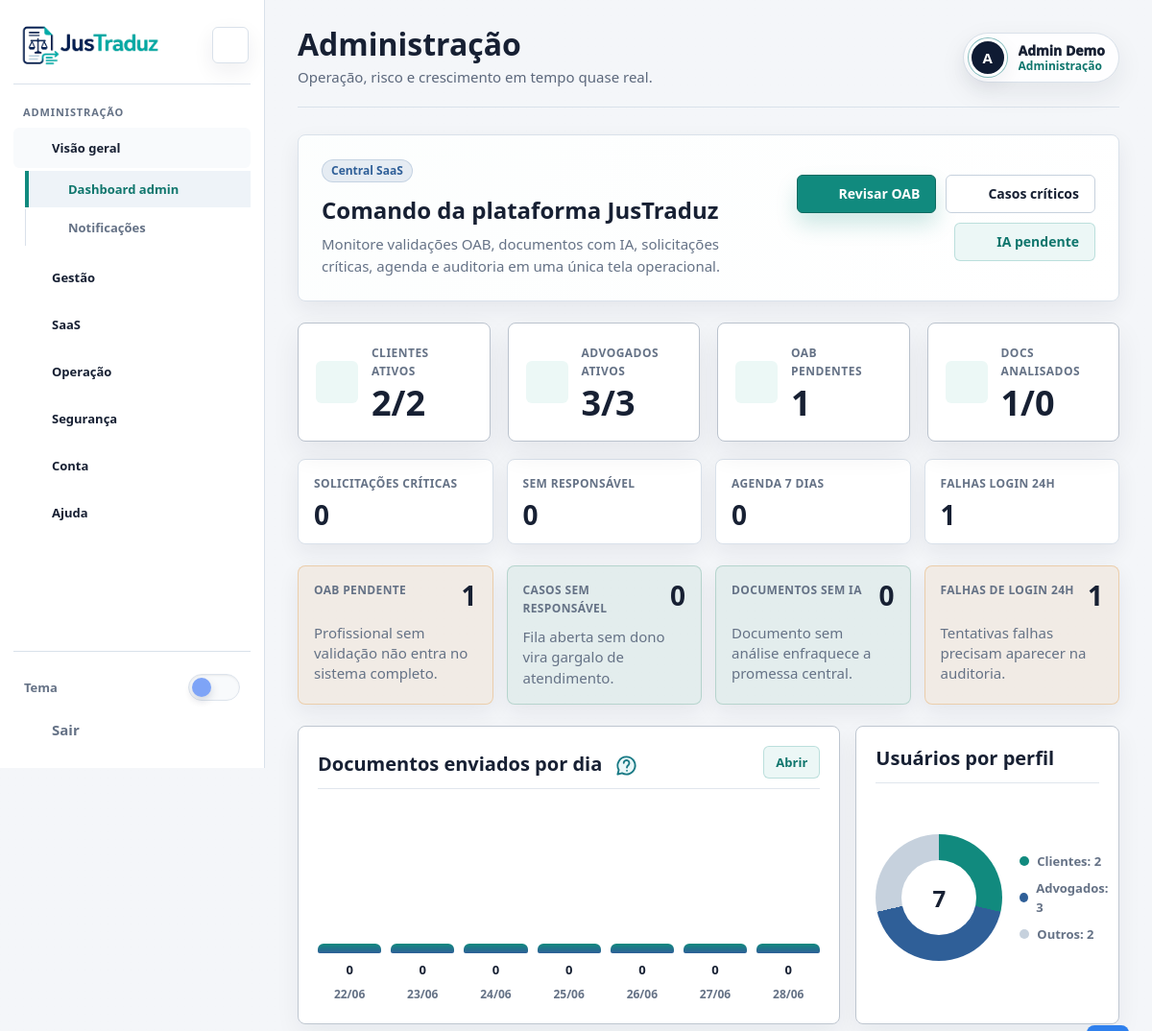
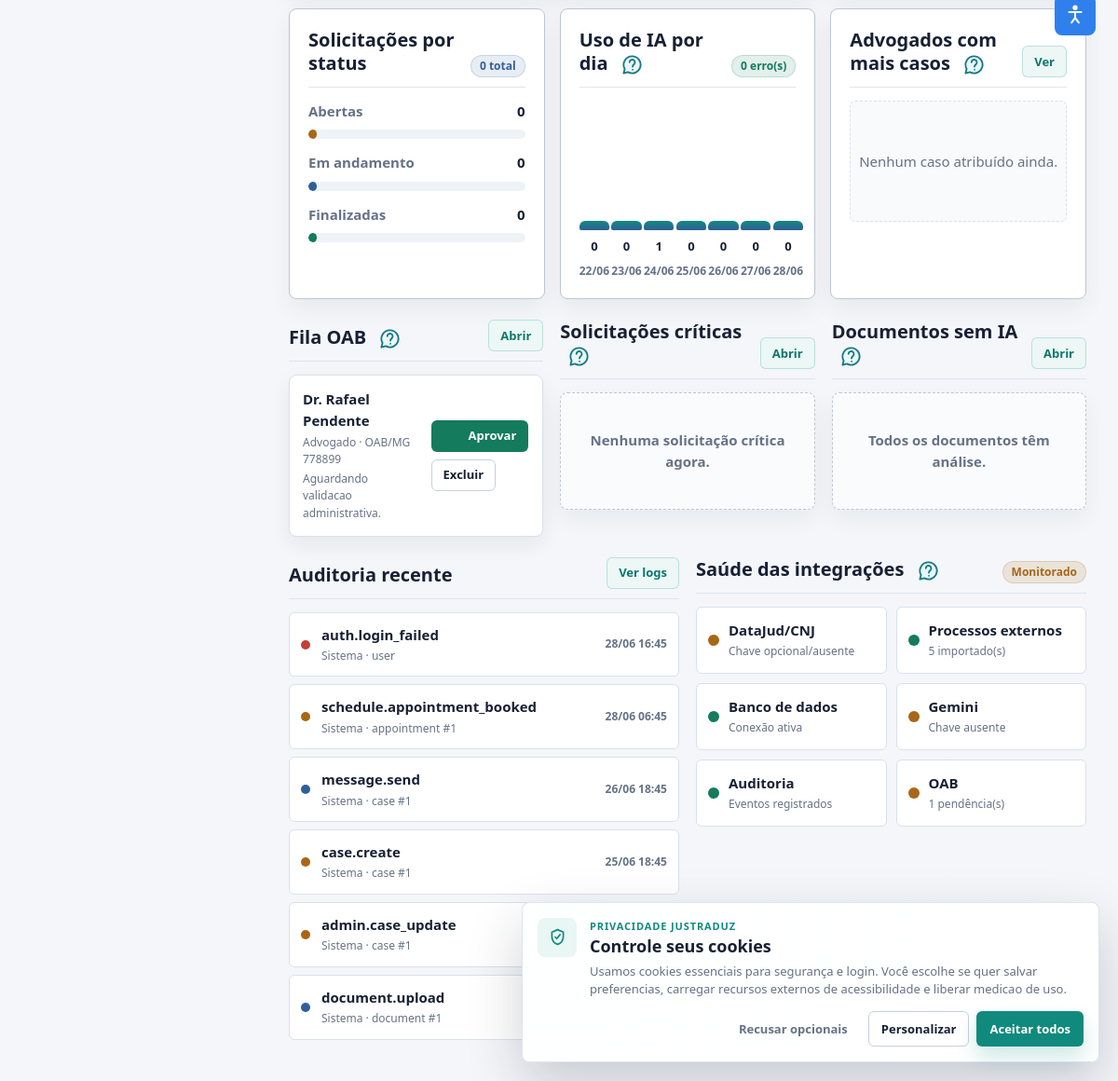
Screenshot of /frontend/admin/dashboard-admin.php (signed in) with the database file from the repository (2 pictures, top to bottom).
### tables this page shows
CREATE TABLE IF NOT EXISTS users (
    id INT AUTO_INCREMENT PRIMARY KEY,
    organization_id INT NULL,
    nome VARCHAR(100) NOT NULL,
    email VARCHAR(100) UNIQUE NOT NULL,
    senha VARCHAR(255) NOT NULL,
    tipo ENUM('cliente', 'advogado', 'admin') NOT NULL,
    
    oab VARCHAR(20),
    oab_uf VARCHAR(10),
    oab_status VARCHAR(50),
    oab_rejection_reason TEXT NULL,
    oab_submitted_at DATETIME NULL,
    oab_validated_at DATETIME NULL,
    oab_validated_by INT NULL,
    oab_parametro TEXT,
    oab_verificado BOOLEAN DEFAULT FALSE,

     
    oab_tipo VARCHAR(50),
    status_cna ENUM('pendente', 'verificado', 'invalido', 'nao_encontrado') DEFAULT 'pendente',
    cna_validado_em DATETIME NULL,
    cna_origem VARCHAR(50) NULL,
    cna_payload_cache TEXT NULL,
    cna_ultimo_erro TEXT NULL,
    cna_tentativas INT DEFAULT 0,
    
    telefone VARCHAR(25),
    cpf VARCHAR(14),
    foto_perfil VARCHAR(255),
    google_sub VARCHAR(255) UNIQUE,
    google_picture VARCHAR(255),
    google_linked_at DATETIME NULL,
    provider VARCHAR(30) NULL,
    profile_completed BOOLEAN DEFAULT TRUE,
    email_verified_at DATETIME NULL,
    deletion_requested_at DATETIME NULL,
    deletion_scheduled_at DATETIME NULL,
    status ENUM('ativo','inativo') DEFAULT 'ativo',
    created_at TIMESTAMP DEFAULT CURRENT_TIMESTAMP,
    updated_at DATETIME NULL DEFAULT NULL ON UPDATE CURRENT_TIMESTAMP,
    INDEX idx_users_tipo_status (tipo, status),
    UNIQUE KEY uniq_users_cpf (cpf),
    INDEX idx_users_oab_status (oab_status),
    INDEX idx_users_organization (organization_id),
    INDEX idx_users_provider (provider),
    INDEX idx_users_google_sub (google_sub),
    INDEX idx_users_deletion_schedule (deletion_scheduled_at),
    FOREIGN KEY (oab_validated_by) REFERENCES users(id) ON DELETE SET NULL
) DEFAULT CHARSET=utf8mb4;

CREATE TABLE IF NOT EXISTS audit_logs (
    id INT AUTO_INCREMENT PRIMARY KEY,
    user_id INT NULL,
    action VARCHAR(100) NOT NULL,
    entity_type VARCHAR(80),
    entity_id INT NULL,
    details JSON NULL,
    ip_address VARCHAR(45),
    user_agent VARCHAR(255),
    created_at TIMESTAMP DEFAULT CURRENT_TIMESTAMP,
    FOREIGN KEY (user_id) REFERENCES users(id) ON DELETE SET NULL,
    INDEX idx_audit_action (action, created_at),
    INDEX idx_audit_user (user_id, created_at),
    INDEX idx_audit_entity (entity_type, entity_id)
) DEFAULT CHARSET=utf8mb4;

### frontend/pages/admin/dashboard-admin.php (the view, shortened to what the rows shown need)
<?php
require_once dirname(__DIR__, 2) . '/app/bootstrap.php';
function admin_action_severity(string $action): string
{
    if (str_contains($action, 'failed') || str_contains($action, 'error') || str_contains($action, 'delete')) {
        return 'critical';
    }
    if (str_starts_with($action, 'admin.') || str_starts_with($action, 'case.') || str_starts_with($action, 'schedule.')) {
        return 'warning';
    }
    return 'info';
}
$pendingProfessionals = fetch_all(
    $pdo,
    "SELECT id, nome, email, tipo, oab, oab_uf, oab_status, status_cna, created_at
     FROM users
     WHERE tipo = 'advogado'
       AND status = 'ativo'
       AND oab_verificado = FALSE
       AND COALESCE(status_cna, 'pendente') = 'pendente'
       AND COALESCE(oab, '') <> ''
       AND COALESCE(oab_uf, '') <> ''
     ORDER BY created_at ASC
     LIMIT 6"
);
$recentAudit = fetch_all(
    $pdo,
    'SELECT a.action, a.entity_type, a.entity_id, a.created_at, a.ip_address, u.nome
     FROM audit_logs a
     LEFT JOIN users u ON u.id = a.user_id
     ORDER BY a.created_at DESC
     LIMIT 6'
);
?>
<!DOCTYPE html>
<html lang="pt-BR">
<head>
  <link rel="stylesheet" href="../assets/css/style.css?v=site-polish-20260625">
</head>
<body data-tour-page="dashboard_admin">
  <div class="app-shell admin-shell">
    <?php render_sidebar('admin', 'dashboard-admin.php', true); ?>
    <main class="app-main" data-tour-step="1" data-tour-title="Visão administrativa" data-tour-description="Esta central reúne operação, risco, validação, auditoria e crescimento da plataforma.">
      <section class="admin-hero admin-hero-ops" data-tour-step="2" data-tour-title="Indicadores de usuários" data-tour-description="Acompanhe clientes, profissionais ativos e pendências cadastrais.">
        <div>
          <h2>Comando da plataforma JusTraduz</h2>
        </div>
      </section>
      <section class="admin-dashboard-grid" data-tour-step="8" data-tour-title="Relatórios e tendências" data-tour-description="Use os gráficos para acompanhar volume, perfis, casos e utilização de IA.">
        <article class="card admin-chart-card admin-chart-card-wide">
          <div class="dash-section-title">
            <h2>Documentos enviados por dia</h2>
          </div>
        </article>
        <article class="card admin-chart-card">
          <div class="dash-section-title">
            <h2>Usuários por perfil <?= help_icon('Usuários', 'Acompanhe a distribuição de contas. Alterações de acesso devem ter finalidade e rastreabilidade.') ?></h2>
          </div>
        </article>
        <article class="card admin-chart-card">
          <div class="dash-section-title">
            <h2>Solicitações por status <?= help_icon('Solicitações e casos', 'Use os status para identificar gargalos, casos sem responsável e riscos de atendimento.') ?></h2>
          </div>
        </article>
        <article class="card admin-chart-card">
          <div class="dash-section-title">
            <h2>Uso de IA por dia</h2>
          </div>
        </article>
        <article class="card admin-chart-card">
          <div class="dash-section-title">
            <h2>Advogados com mais casos</h2>
          </div>
        </article>
      </section>
      <section class="grid grid-3 admin-work-grid" data-tour-step="5" data-tour-title="Documentos e IA" data-tour-description="Acompanhe documentos pendentes sem expor conteúdo jurídico ou dados pessoais.">
        <article class="dash-section">
          <div class="dash-section-title">
            <h2>Fila OAB</h2>
          </div>
          <?php if (!$pendingProfessionals): ?>
            <?= empty_state('Nenhum profissional pendente.') ?>
          <?php else: ?>
            <div class="admin-review-list">
              <?php foreach ($pendingProfessionals as $professional): ?>
                <div class="review-item">
                  <div>
                    <strong><?= e($professional['nome']) ?></strong>
                    <span><?= e(ucfirst($professional['tipo'])) ?> · OAB/<?= e($professional['oab_uf']) ?> <?= e($professional['oab']) ?></span>
                    <small><?= e($professional['oab_status'] ?: 'Aguardando revisão') ?></small>
                  </div>
                  <div class="review-actions">
                    <form action="<?= e(app_url('/backend/public/index.php?rota=/admin/professionals/oab')) ?>" method="post">
                      <button class="btn btn-success btn-sm" type="submit"><?= icon_svg('check') ?> Aprovar</button>
                    </form>
                    <form action="<?= e(app_url('/backend/public/index.php?rota=/admin/professionals/oab')) ?>" method="post" data-confirm="Reprovar esta OAB vai manter a conta profissional bloqueada. Continuar?">
                      <button class="btn btn-outline btn-sm" type="submit">Excluir</button>
                    </form>
                  </div>
                </div>
              <?php endforeach; ?>
            </div>
          <?php endif; ?>
        </article>
        <article class="dash-section">
          <div class="dash-section-title">
            <h2>Solicitações críticas</h2>
          </div>
        </article>
        <article class="dash-section">
          <div class="dash-section-title">
            <h2>Documentos sem IA</h2>
          </div>
        </article>
      </section>
      <section class="grid grid-2 admin-panels" data-tour-step="6" data-tour-title="Auditoria" data-tour-description="Consulte eventos relevantes com rastreabilidade e acesso administrativo responsável.">
        <article class="dash-section">
          <div class="dash-section-title">
            <h2>Auditoria recente <?= help_icon('Auditoria', 'Consulte eventos operacionais e de segurança sem copiar dados pessoais ou conteúdo de documentos.') ?></h2>
          </div>
          <?php if (!$recentAudit): ?>
            <?= empty_state('Nenhum evento de auditoria registrado.') ?>
          <?php else: ?>
            <div class="admin-audit-feed">
              <?php foreach ($recentAudit as $log): ?>
                <?php $severity = admin_action_severity((string) $log['action']); ?>
                <a href="auditoria.php?action=<?= urlencode((string) $log['action']) ?>" class="audit-feed-item is-<?= e($severity) ?>">
                  <span class="audit-dot"></span>
                  <div>
                    <strong><?= e($log['action']) ?></strong>
                    <small><?= e($log['nome'] ?: 'Sistema') ?> · <?= e($log['entity_type'] ?: '-') ?><?= $log['entity_id'] ? ' #' . (int) $log['entity_id'] : '' ?></small>
                  </div>
                  <time><?= e(date('d/m H:i', strtotime($log['created_at']))) ?></time>
                </a>
              <?php endforeach; ?>
            </div>
          <?php endif; ?>
        </article>
        <article class="dash-section">
          <div class="dash-section-title">
            <h2>Saúde das integrações</h2>
          </div>
        </article>
      </section>
    </main>
  </div>
</body>
</html>

### frontend/app/ui/icons.php (shortened to what the rows shown need)
<?php
function icon_svg(string $name): string
{
    $paths = $icons[$name] ?? $icons['file'];
    return '<svg class="svg-icon" viewBox="0 0 24 24" aria-hidden="true" focusable="false">' . $paths . '</svg>';
}

### rows the page displays
users: nome "Dr. Rafael Pendente", tipo "Advogado", oab_uf "MG", oab "778899", oab_status "Aguardando validacao administrativa."
audit_logs: action "auth.login_failed", nome "Sistema", entity_type "user", created_at "28/06 16:45"
audit_logs: action "schedule.appointment_booked", nome "Sistema", entity_type "appointment", entity "1", created_at "28/06 06:45"
audit_logs: action "message.send", nome "Sistema", entity_type "case", entity "1", created_at "26/06 18:45"
audit_logs: action "case.create", nome "Sistema", entity_type "case", entity "1", created_at "25/06 18:45"
audit_logs: action "admin.case_update", nome "Sistema", entity_type "case", entity "1", created_at "25/06 18:45"
audit_logs: action "document.upload", nome "Sistema", entity_type "document", entity "1"

### other values shown
$label "ADMINISTRAÇÃO"
$module['label'] "Visão geral"
$item['label'] "Dashboard admin"
$item['label'] "Notificações"
$module['label'] "Gestão"
$module['label'] "SaaS"
$module['label'] "Operação"
$module['label'] "Segurança"
$module['label'] "Conta"
$title "Administração"
$subtitle "Operação, risco e crescimento em tempo quase real."
current_user_name() "Admin Demo"
$accountPlanLabel "Administração"
$initial "A"
$label "CLIENTES ATIVOS ADVOGADOS ATIVOS OAB PENDENTES DOCS ANALISADOS"
